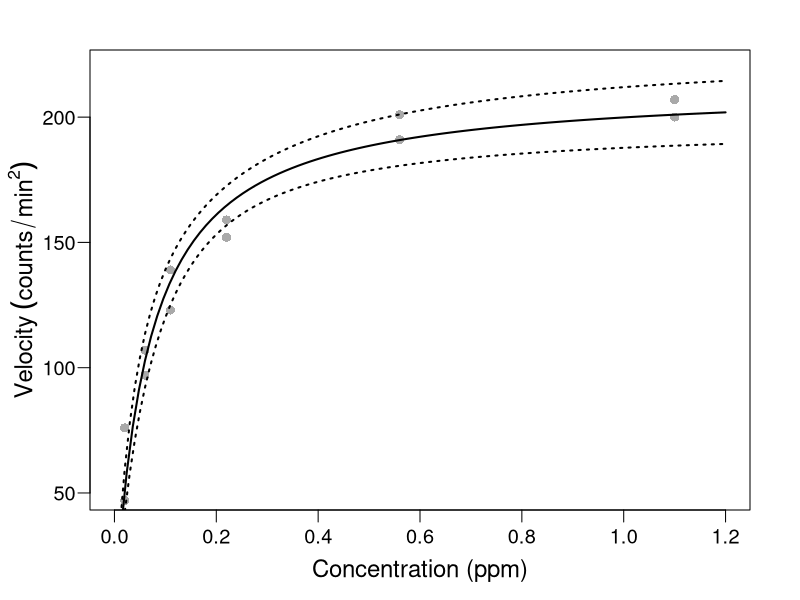
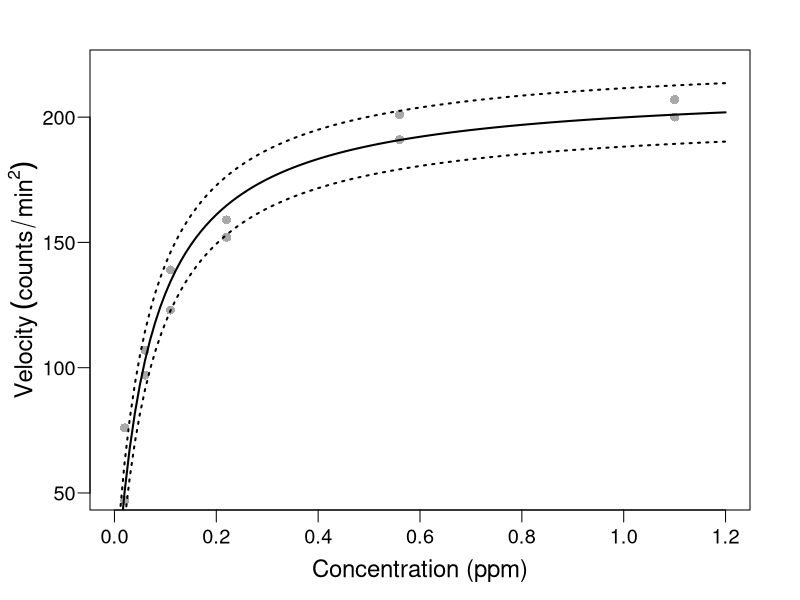
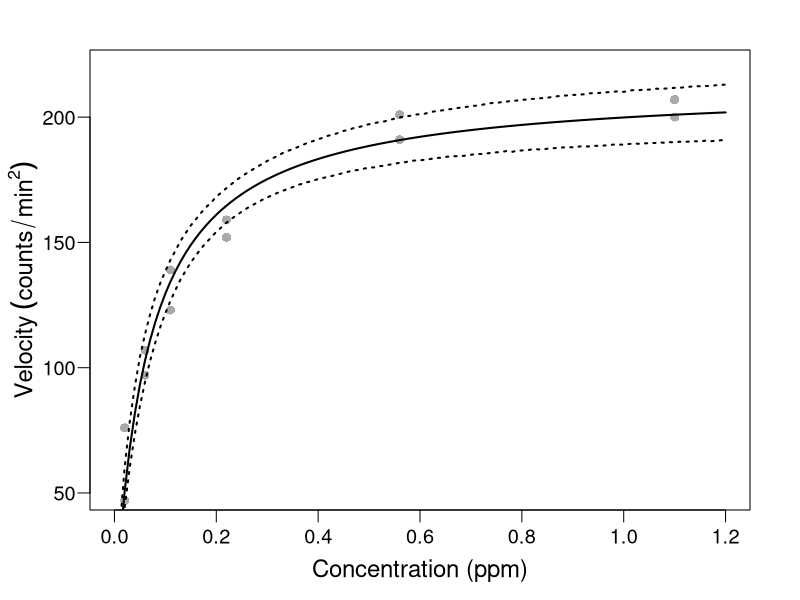
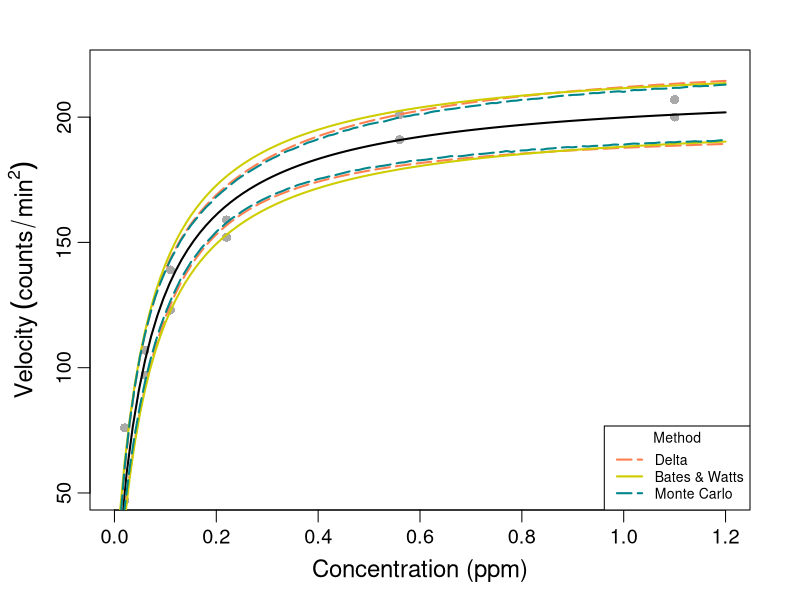

Write the R code that produced these figures, in order.

# lectura de datos.
data = read.csv("Puromycin.csv")


################################################################################
################ Estimadores de Mínimos Cuadrados ##############################
################################################################################

nonlinearmod = nls(Velocity ~ beta1*Conc/(beta2 + Conc), data = data, 
                   start = list(beta1=205, beta2=0.08),
                   trace = TRUE)
summary(nonlinearmod)


# Intervalos de confianza para la respuesta media.


# Método delta
#-------------------------------------------------------------------------------

fgh2 <- deriv(Velocity ~ beta1*Conc/(beta2 + Conc), c("beta1", "beta2"), 
              function(beta1, beta2, Conc){} ) 

x.new <- seq(0.01, 1.2, by=0.01)
beta2.est <- coef(nonlinearmod)
f.new <- fgh2(beta2.est[1],beta2.est[2], x.new)

g.new <- attr(f.new,"gradient")
V.beta2 <- vcov(nonlinearmod)
GS=rowSums((g.new%*%V.beta2)*g.new)

t <- qt(0.975,10)
deltaf <- sqrt(GS)*t

ci.lines<-function(){
  
  yv <- f.new
  ci<-deltaf
  uyv<-yv+ci
  lyv<-yv-ci
  lines(x.new,uyv, lty=3, lwd=2, col = "black")
  lines(x.new,lyv, lty=3, lwd=2, col = "black")
    }

par(mfrow=c(1,1),mai=c(0.9,0.9,0.5,0.5),mgp=c(2.0,0.6,0),cex=1.2)
plot(data$Conc,data$Velocity,pch=16,main="", cex.lab=1.2, 
     xlab = "Concentration (ppm)", 
     ylab= expression(Velocity ~ (counts/min^2)), xlim = c(0, 1.2),
     ylim = c(50,220), col = "darkgray", las = 1)
x <- seq(0,1.2,0.01)
curve(212.7*x/(0.06412+ x), add = TRUE, col = "black", lwd =2)
ci.lines()


# Aproximación Bates & Watts (1988, p. 59)
#-------------------------------------------------------------------------------

data = read.csv("Puromycin.csv")

# Matriz de regresores
X = matrix(cbind(rep(1,12),data$Conc),12,2)
X

# Vector de los valores de respuesta observados
y <- matrix(data$Velocity)
y

# Método de Gauss-Newton 

puromycin = function(Conc,theta1,theta2){
  Vel = theta1*Conc/(theta2+Conc)
  return(as.matrix(Vel))
}

#  Teta inicial = (205,0.08)^T
theta = matrix(c(205.0,0.08),2,1)
pred = round(puromycin(data$Conc,theta[1],theta[2]),2)
pred

# Tabla 2.1 de Bates & Watts (1988), p. 41
table = as.data.frame(cbind(rep(1:length(data$Conc)), X[,2], y, pred))
names(table) = c("Obs", "x", "y", "predicted_0")

# Calcular los residuos y agregarlos a la tabla
table$residual_0 = table$y - table$predicted

# Matriz derivada
derivative = function(Conc,theta1,theta2){
  d1 = round(Conc/(theta2+Conc),4)
  d2 = round(-theta1*Conc/(theta2+Conc)^2,2)
  return(as.matrix(cbind(d1,d2)))
}

# Se calcula la matriz derivada para todas las observaciones 
# y el teta inicial.

V_0 = derivative(data$Conc,theta[1],theta[2])
V_0

table$der_theta1_0 = V_0[,1]
table$der_theta2_0 = V_0[,2]

# Cálculo de la suma de cuadrados residual para la iteración inicial.
rss0 = sum(table$residual_0^2)

# Descomposición QR de la matriz derivada V^0, con
# el resultado dado en forma compacta.
QR =qr(V_0)
QR$qr

# Reconstrucción de matrices Q y R a partir de un objeto QR.
# En este caso obtenemos Q1 y R1
Q1 = qr.Q(QR)
Q1
R1 = qr.R(QR)
R1

# V_0 = Q1 * R1
V_0_alt = Q1%*%R1
V_0_alt

# Se define un vector de residuos
z_0 = matrix(table$residual)

# Se calcula w1=Q1^T*z_0
w1 = t(Q1)%*%z_0

# Sabemos que R1*delta_0=w1. 
# Entonces delta_0=inverse(R1)*w1

delta_0 = round(solve(R1)%*%w1,3)
delta_0

#  Actualizando theta = (213.03,0.063)^T
theta1 = theta + delta_0
table$predicted_1 = round(puromycin(data$Conc,theta1[1],theta1[2]),2)

# Calculo de los nuevos residuales.

table$residual_1 = table$y - table$predicted_1

# Suma de cuadrados de los residuos para una nueva iteración
rss1 = sum(table$residual_1^2)

# rss1 (1205) es más pequeño que rss (3155). Entonces nos movemos a theta1
# a realizar otra iteración.
# El proceso se repite hasta que se produce un cambio en la
# suma de cuadrados residual.

# La convergencia se alcanza en theta = (212.7,0.0641)
theta_opt = matrix(c(212.7,0.0641),2,1)

# Valores óptimos predichos
table$predicted_opt = round(puromycin(data$Conc,theta_opt[1],theta_opt[2]),2)

# Cálculo de la matriz derivada (V^0) para todas las observaciones
# y theta óptima
V_0_opt = derivative(data$Conc,theta_opt[1],theta_opt[2])
V_0_opt

table$der_theta1_opt = V_0_opt[,1]
table$der_theta2_opt = V_0_opt[,2]

# Cálculo de residuos óptimos
table$residual_opt = table$y - table$predicted_opt

# Cálculo de la suma de cuadrados residual para la iteración inicial
rss_opt = sum(table$residual_opt^2)

# Descomposición QR de la matriz derivada V^0, con
# el resultado dado en forma compacta
QR_opt =qr(V_0_opt)
QR_opt$qr

# Reconstrucción de matrices Q y R a partir de un objeto QR.
# En este caso obtenemos Q1 y R1
Q1_opt = qr.Q(QR_opt)
Q1_opt
R1_opt = qr.R(QR_opt)
R1_opt

# Bandas para las respuestas esperadas en Conc = 0.4
y0.4 = round(puromycin(0.4,theta_opt[1],theta_opt[2]),1)
y0.4

# Vector derivado
v = derivative(0.4,theta_opt[1],theta_opt[2])
v

# v^T*inversa(R1)
vTinvR = v%*%solve(R1_opt)
vTinvR

# Norma del vector v en vR/magnitud del vector.
norm1 = sum(vTinvR*vTinvR)^0.5
norm1

# Trazar bandas para la respuesta esperada
s = sqrt(rss_opt/10)
EFE = qf(0.95,2,10)
P = 2

xnew <- seq(0,1.2,0.01) #range
ynew = theta_opt[1]*xnew/(theta_opt[2] + xnew) 
par(mfrow=c(1,1),mai=c(0.9,0.9,0.5,0.5),mgp=c(2.0,0.6,0), cex=1.2)
plot(data$Conc, data$Velocity, pch=16, col = "darkgray", las =1,
     xlab = "Concentration (ppm)",
     ylab = expression(Velocity ~ (counts/min^2)),
     xlim = c(0,1.2),
     ylim = c(50,220), cex.lab =1.2)
lines(xnew,ynew,lwd=2)
lines(xnew,ynew+s*norm1*sqrt(P*EFE),lwd=2,lty=3,col="black")
lines(xnew,ynew-s*norm1*sqrt(P*EFE),lwd=2,lty=3,col="black")



# Simulación de Monte Carlo
#-------------------------------------------------------------------------------

predictNLS_MC <- function(object, var.pred, newdata, level = 0.95, 
                          nsim = 10000, ...)
{
      require(MASS, quietly = TRUE)
      
      ## get right-hand side of formula
      RHS <- as.list(object$call$formula)[[3]]
      EXPR <- as.expression(RHS)
      
      ## coefficients
      COEF <- coef(object)
      
      ## get variance-covariance matrix
      VCOV <- vcov(object)
      
      ## augment variance-covariance matrix for 'mvrnorm' 
      ## by adding a column/row for 'error in x'
      NCOL <- ncol(VCOV)
      ADD1 <- c(rep(0, NCOL))
      ADD1 <- matrix(ADD1, ncol = 1)
      colnames(ADD1) <- var.pred
      VCOV <- cbind(VCOV, ADD1)
      ADD2 <- c(rep(0, NCOL + 1))
      ADD2 <- matrix(ADD2, nrow = 1)
      rownames(ADD2) <- var.pred
      VCOV <- rbind(VCOV, ADD2) 
      
      NR <- nrow(newdata)
      varPLACE <- ncol(VCOV)
      outMAT <- NULL  
      
      for (i in 1:NR) {
            
            ## get predictor values and optional errors
            predVAL <- newdata[i, 1.2]
            predERROR <- 0
            names(predVAL) <- var.pred
            names(predERROR) <- var.pred
            
            ## create mean vector for 'mvrnorm'
            MU <- c(COEF, predVAL)
            
            ## create variance-covariance matrix for 'mvrnorm'
            ## by putting error^2 in lower-right position of VCOV
            newVCOV <- VCOV
            newVCOV[varPLACE, varPLACE] <- predERROR^2
            
            ## create MC simulation matrix
            simMAT <- mvrnorm(n = nsim, mu = MU, Sigma = newVCOV, 
                              empirical = TRUE)
            
            ## evaluate expression on rows of simMAT
            EVAL <- eval(EXPR, envir = as.data.frame(simMAT))
            
            ## collect statistics
            PRED <- data.frame(predVAL)
            colnames(PRED) <- var.pred
            FITTED <- predict(object, newdata = data.frame(PRED))
            MEAN.sim <- mean(EVAL, na.rm = TRUE)
            SD.sim <- sd(EVAL, na.rm = TRUE)
            QUANT <- quantile(EVAL, c((1 - level)/2, level + (1 - level)/2),
                              na.rm=TRUE)
            RES <- c(FITTED, MEAN.sim, SD.sim, QUANT[1], QUANT[2])
            outMAT <- rbind(outMAT, RES)
      }
      
      colnames(outMAT) <- c("fit", "mean", "sd", names(QUANT[1]), 
                            names(QUANT[2]))
      rownames(outMAT) <- NULL
      
      return(outMAT)  
}

Ajustados <- predictNLS_MC(object=nonlinearmod, var.pred = "Conc", 
                           newdata = data.frame(x.new))
Ajustados <- as.data.frame(Ajustados)
plot(data$Conc, data$Velocity, pch=16, col = "darkgray", las =1, cex.lab=1.2,
     xlab = "Concentration (ppm)",
     ylab = expression(Velocity ~ (counts/min^2)),ylim=c(50,220), xlim = c(0,1.2) )
lines(seq(0.01,1.2,0.01),Ajustados$fit,lwd=2)
lines(seq(0.01,1.2,0.01),Ajustados$`2.5%`,lwd=2, lty=3)
lines(seq(0.01,1.2,0.01),Ajustados$`97.5%`,lwd=2, lty=3)


# Representación gráfica de los intervalos.

plot(data$Conc,data$Velocity,pch=16,main="", cex.lab=1.2, 
     xlab = "Concentration (ppm)", 
     ylab= expression(Velocity ~ (counts/min^2)), xlim = c(0, 1.2),
     ylim = c(50,220), col = "darkgray")
x <- seq(0,1.2,0.01)
curve(212.7*x/(0.06412+ x), add = TRUE, col = "black", lwd =2)
ci.lines<-function(){
  
  yv <- f.new
  ci<-deltaf
  uyv<-yv+ci
  lyv<-yv-ci
  lines(x.new,uyv, lty=5, lwd=2, col = "coral")
  lines(x.new,lyv, lty=5, lwd=2, col = "coral")
}
ci.lines()
lines(xnew,ynew+s*norm1*sqrt(P*EFE),lwd=2,lty=1, col = "yellow3" )
lines(xnew,ynew-s*norm1*sqrt(P*EFE),lwd=2,lty=1, col = "yellow3" )
lines(seq(0.01,1.2,0.01),Ajustados$`2.5%`,lwd=2, lty=5, col = "turquoise4")
lines(seq(0.01,1.2,0.01),Ajustados$`97.5%`,lwd=2, lty=5, col = "turquoise4")
legend(x = "bottomright", c("Delta", "Bates & Watts", "Monte Carlo"),
       lty =c(5,1,5), lwd = c(2,2,2), 
       col = c("coral", "yellow3", "turquoise4"), cex = 0.7,
       title = "Method")



